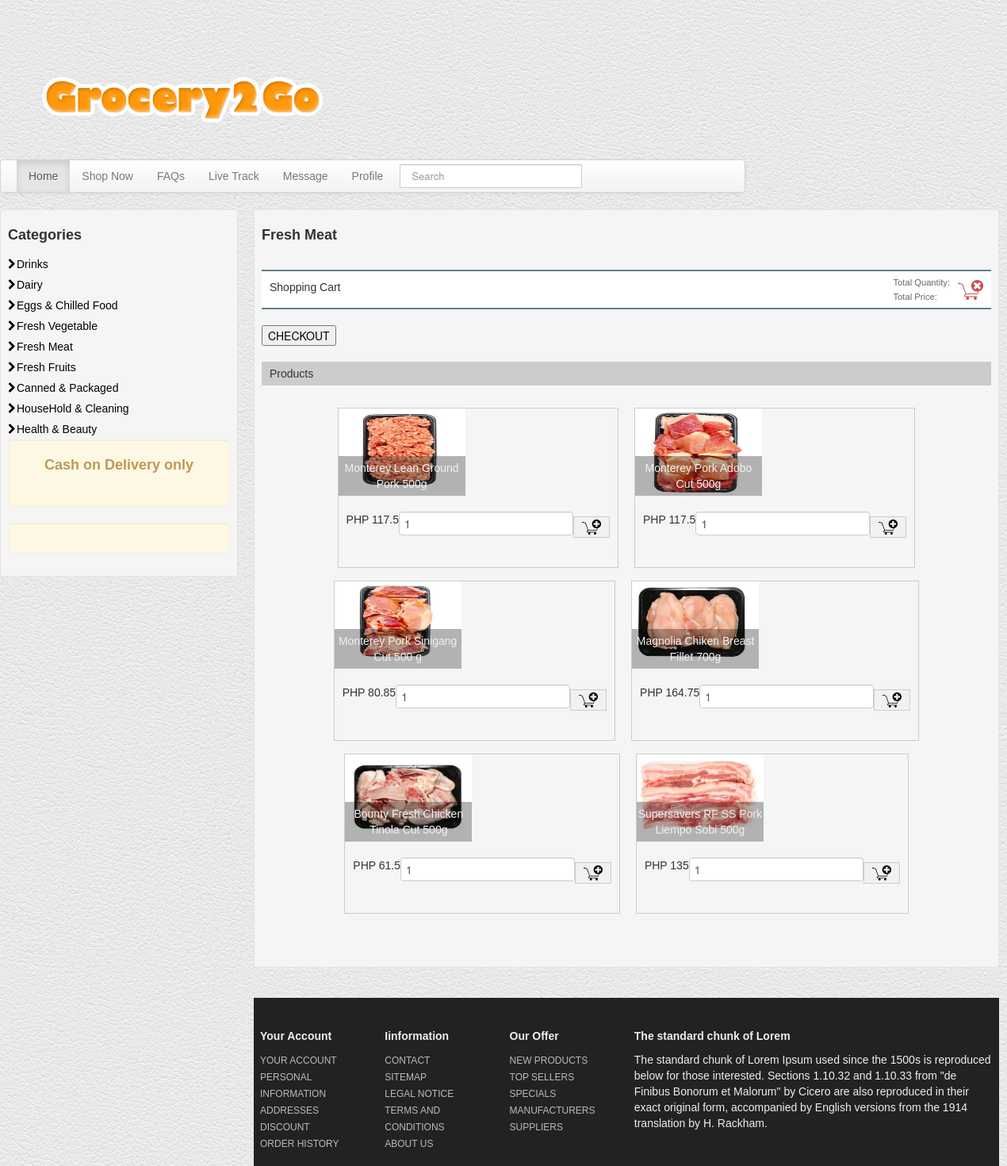
Page /shop-cart/freshmeat.php on the committed database.
### tables this page shows
CREATE TABLE `tbl_product` (
  `id` int(8) NOT NULL,
  `name` varchar(255) NOT NULL,
  `itm_descrip` varchar(250) NOT NULL,
  `code` varchar(255) NOT NULL,
  `image` text NOT NULL,
  `price` double(10,2) NOT NULL,
  `gm_id` int(11) NOT NULL,
  `categ_id` int(11) NOT NULL
);

### shop-cart/ShoppingCart.php (called while the page is built, shortened)
<?php
require_once "DBController.php";
class ShoppingCart extends DBController
{
    function getAllProduct()
    {
        $query = "SELECT * FROM tbl_product";
        $productResult = $this->getDBResult($query);
        return $productResult;
    }
}

### shop-cart/DBController.php (called while the page is built, shortened)
<?php
class DBController
{
    private $host = "localhost";
    private $user = "root";
    private $password = "";
    private $database = "grocery2go";
    private static $conn;
    function __construct()
    {
        $this->conn = mysqli_connect($this->host, $this->user, $this->password, $this->database);
    }
    function getDBResult($query, $params = array())
    {
        $sql_statement = $this->conn->prepare($query);
        $sql_statement->execute();
        $result = $sql_statement->get_result();
        if ($result->num_rows > 0) {
            while ($row = $result->fetch_assoc()) {
                $resultset[] = $row;
            }
        }
        if (! empty($resultset)) {
            return $resultset;
        }
    }
}

### shop-cart/freshmeat-list.php (the view)
<div id="product-grid">
    <div class="txt-heading">
        <div class="txt-heading-label">Products</div>
    </div>
    <?php
    $query = "SELECT * FROM tbl_product";
    $product_array = $shoppingCart->getAllProduct($query);
    if (! empty($product_array)) {
        foreach ($product_array as $key => $value) {
          if ($product_array[$key]["categ_id"] == 4) {
            ?>
        <div class="product-item">
        <form method="post"
            action="freshmeat.php?action=add&code=<?php echo $product_array[$key]["code"]; ?>">
            <div class="product-image">
                <img src="<?php echo $product_array[$key]["image"]; ?>">
                <div class="product-title">
                    <?php echo $product_array[$key]["name"]; ?>
                    <?php echo $product_array[$key]["itm_descrip"]; ?>
                </div>
            </div>
            <div class="product-footer">
                <div class="float-right">
                    <input type="text" name="quantity" value="1"
                        size="2" class="input-cart-quantity" /><input type="image"
                        src="add-to-cart.png" class="btnAddAction" />
                </div>
                <div class="product-price float-left" id="product-price-<?php echo $product_array[$key]["code"]; ?>"><?php echo "PHP ".$product_array[$key]["price"]; ?></div>
            </div>
        </form>
    </div>
    <?php }
        }
    }
    ?>
</div>

### shop-cart/style.css (style rules this page uses)
body { background:url(assets/img/white_leather.png) repeat 0 0; }

### shop-cart/style1.css (style rules this page uses)
body { max-width: 550px; margin: 0; font-family: Arial, Helvetica, sans-serif; }
.txt-heading { margin: 20px 0px; text-align: left; background: #cccccc; padding: 5px 10px; overflow: auto; }
.txt-heading-label { display: inline-block; }
.btnAddAction { padding: 3px 10px; cursor: pointer; border: #CCC 1px solid; background: #f3f0f0; }
#product-grid { margin-bottom: 30px; text-align: center; padding-bottom: 20px; }
.product-item { display: inline-block; margin: 8px; border: #CCC 1px solid; }
.product-title { position: absolute; bottom: 0px; background: rgba(0, 0, 0, 0.3); width: 100%; padding: 5px 0px; color: #f1f1f1; }
.product-image { height: 110px; width:160px; position:relative; }
.product-image img { width:100%; height: 110px; }
.product-footer { padding: 20px 10px 10px; overflow: auto; }
.float-left { float:left; }
.float-right { float:right; }
.input-cart-quantity { padding: 6px; margin: 0; vertical-align: top; border: #CCC 1px solid; border-right: 0px; }

### rows in the picture
tbl_product: shows a picture, name "Monterey Lean Ground Pork", itm_descrip "500g", price "117.5"
tbl_product: shows a picture, name "Monterey Pork Adobo Cut", itm_descrip "500g", price "117.5"
tbl_product: shows a picture, name "Monterey Pork Sinigang Cut", itm_descrip "500 g", price "80.85"
tbl_product: shows a picture, name "Magnolia Chiken Breast Fillet", itm_descrip "700g", price "164.75"
tbl_product: shows a picture, name "Bounty Fresh Chicken Tinola Cut", itm_descrip "500g", price "61.5"
tbl_product: shows a picture, name "Supersavers RF SS Pork Liempo Sobi", itm_descrip "500g", price "135"
